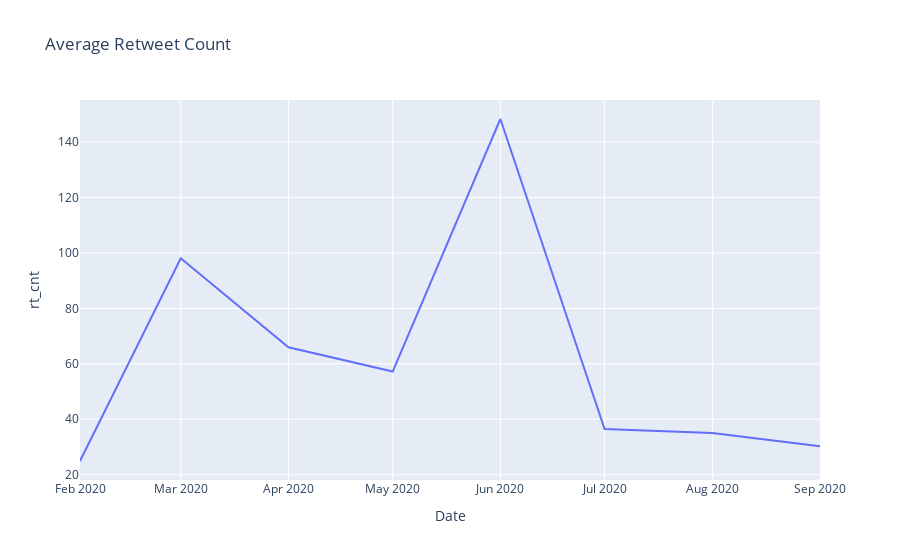

The cell this chart's notebook holds for it:
### Code cell
fig = px.line(df_monthly, x="Date", y="rt_cnt", title='Average Retweet Count')
fig.show()

### Figure 1 — Plotly figure (JSON) as saved in the notebook; plotly's stock layout.template omitted (floating-point values rounded to 4 significant figures)
{"data": [{"hovertemplate": "Date=%{x}<br>rt_cnt=%{y}<extra></extra>", "legendgroup": "", "line": {"color": "#636efa", "dash": "solid"}, "mode": "lines", "name": "", "orientation": "v", "showlegend": false, "type": "scatter", "x": ["2020-02-01T00:00:00+00:00", "2020-03-01T00:00:00+00:00", "2020-04-01T00:00:00+00:00", "2020-05-01T00:00:00+00:00", "2020-06-01T00:00:00+00:00", "2020-07-01T00:00:00+00:00", "2020-08-01T00:00:00+00:00", "2020-09-01T00:00:00+00:00"], "xaxis": "x", "y": [24.94, 98.08, 65.97, 57.21, 148.3, 36.46, 35.04, 30.29], "yaxis": "y"}], "layout": {"legend": {"tracegroupgap": 0}, "title": {"text": "Average Retweet Count"}, "xaxis": {"anchor": "y", "domain": [0, 1], "title": {"text": "Date"}}, "yaxis": {"anchor": "x", "domain": [0, 1], "title": {"text": "rt_cnt"}}}}
